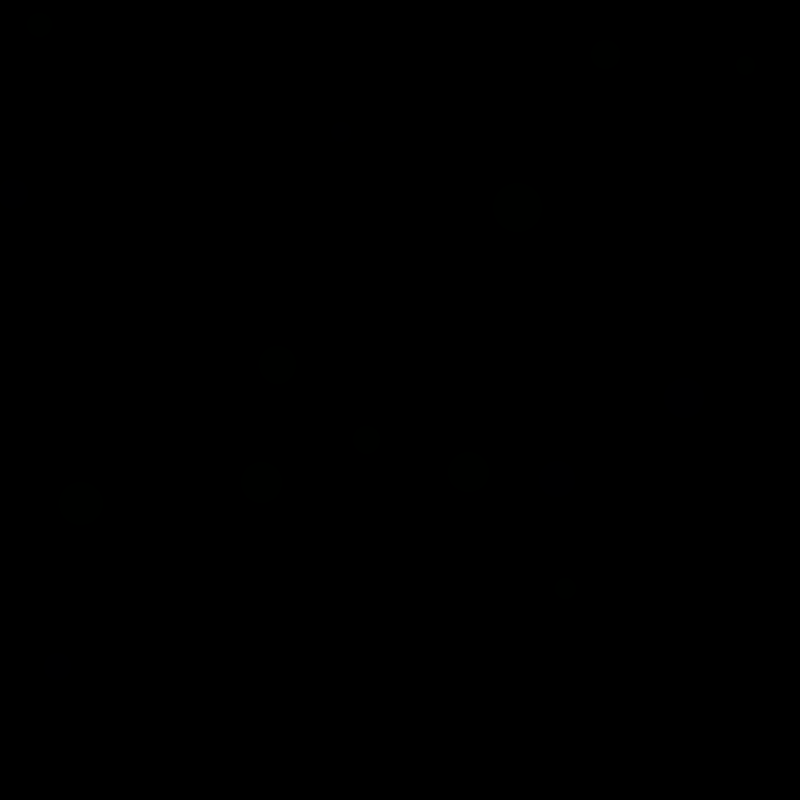
Frame 1 (no input)
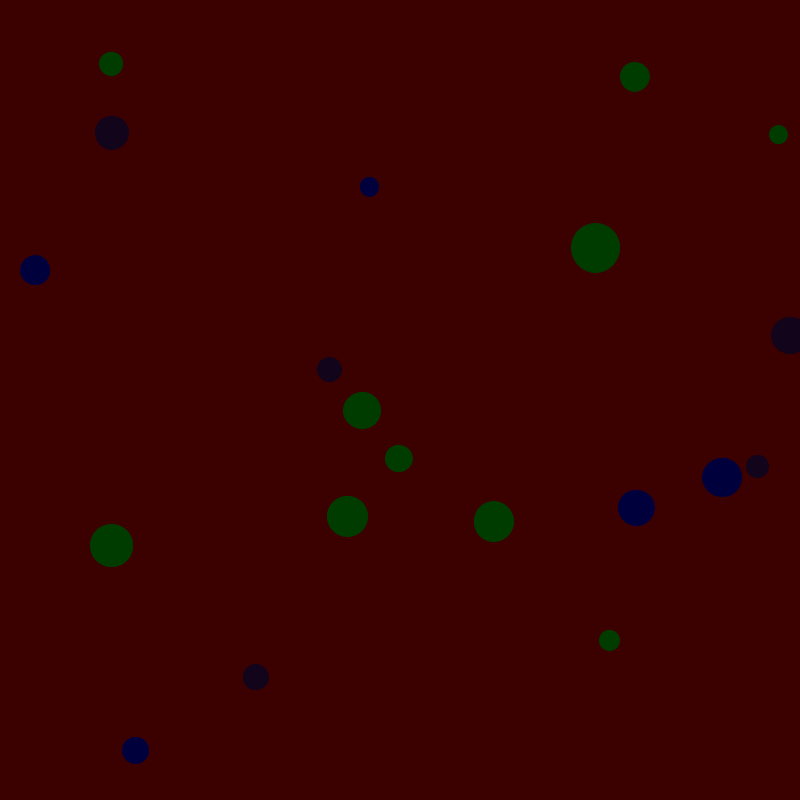
Frame 60 (the mouse pressed at the canvas centre just before this capture)
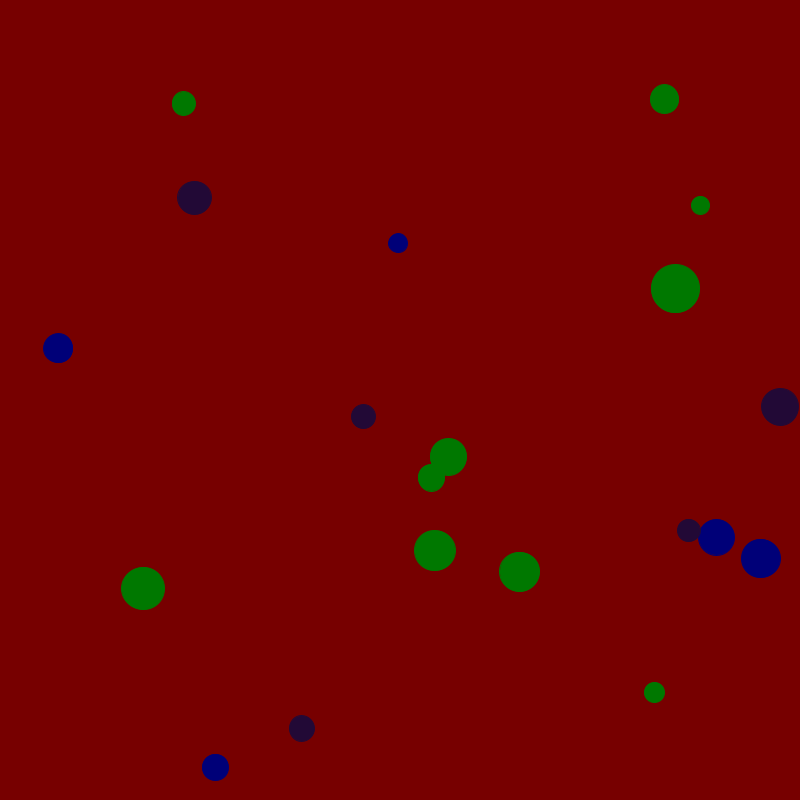
Frame 120 (the mouse held since frame 60 and released just before this capture)

The Processing sketch that drew these frames (run headless with seeded random() and noise(); from frame 60 on, the mouse is pressed at the canvas centre):

// Processing sketch: Lab3A_Elijah_Story
// ── Lab3A_Elijah_Story.pde
//Lab 3A - NMD211
//Elijah Story
//9-25-2020

//Color Cycle Lab
//Systematically looping through colors over frames
//  - change background over time
//  - change colors of a shape (not in sync with shape)
//  - change color of outline (can be in sync with shape)

float framesSeen = 0;           //used to know how many frames passed
float r = 0, g = 0, b = 0;      //controls rgb vlaue for background
int i = 0;                      //index counter to loop colorSpeed

//nessted array that holds speed to change color
float[][] colorSpeed = {{1,0,0},{0,1,0},{0,0,1},{0.29,0.08,0.45}};
Ball[] ballArray = new Ball[20]; //holds all Ball objects

void setup(){
  size(800, 800);
  
  //sets up ball objects with random values
  for(int j = 0; j < ballArray.length; j++){
    ballArray[j] = new Ball(random(width), random(height), random(15,50));
  }
} 

//ball class
class Ball{
  int i;  //index for colorSpeed

  //variables used by the class
  float x, y, r, red, green, blue, xSpeed, ySpeed;
  Ball(float x, float y, float r){  //sets up variables from passed in values
    this.x = x;
    this.y = y;
    this.r = r;
    red = 0;
    green = 0;
    blue = 0;
    i = floor(random(1,colorSpeed.length)); //picks a start color thats not red
    xSpeed = random(0.3, 1.5);
    ySpeed = random(0.3, 1.5);
  }

//runs all the functions for the object
  void run(){
    colorChange();
    display();
    move();
  }

//draws the ball based on the variables
  void display(){
    stroke(red,green,blue);
    fill(red,green,blue);
    ellipse(x, y, r, r);
  }

//makes the ball bounce off the walls
  void move(){
    //updates the x and y
    x += xSpeed;
    y += ySpeed;

    if(x > width || x < 0){ //if the ball hits the side wall, change direction
      xSpeed *= -1;
    }

    if(y > height || y < 0){//if the ball hits the floor or ceiling, change direction
      ySpeed *= -1;
    }
  }

//changes the color of the ball based on the framesSeen
  void colorChange(){
    if(framesSeen % 510 == 0){  //once it has shown that color, move to next in array
      i++;
    }

    if(i == colorSpeed.length){ //at the end of array, start over
      i = 0;
    }

    if(framesSeen % 510 < 255){//makes the color come in
      red += colorSpeed[i][0];
      green += colorSpeed[i][1];
      blue += colorSpeed[i][2];
    }else{                    //makes the color go out(back to black)
      red -= colorSpeed[i][0];
      green -= colorSpeed[i][1];
      blue -= colorSpeed[i][2];
    }
  }
}

void draw(){ 
  framesSeen++; //updates the framesSeen
  background(r, g, b);  //draws background based on values

  for(int j = 0; j < ballArray.length; j++){  //calls run for all the ball objects
    ballArray[j].run();
  }

  if(framesSeen % 510 == 0){  //once it has shown that color, move to next in array
    i++;
  }

  if(i == colorSpeed.length){ //at the end of array, start over
    i = 0;
  }


  if(framesSeen % 510 < 255){ //makes the color come in
    r += colorSpeed[i][0];
    g += colorSpeed[i][1];
    b += colorSpeed[i][2];
  }else{                     //makes the color go out(back to black)
    r -= colorSpeed[i][0];
    g -= colorSpeed[i][1];
    b -= colorSpeed[i][2];
  }
}
